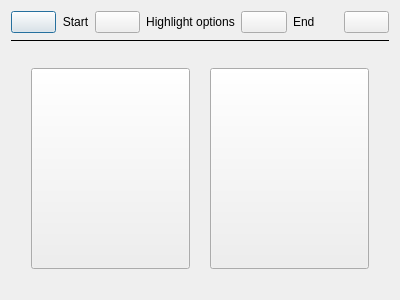
<?xml version="1.0" encoding="UTF-8"?>
<ui version="4.0">
 <class>highlightDialog</class>
 <widget class="QDialog" name="highlightDialog">
  <property name="geometry">
   <rect>
    <x>0</x>
    <y>0</y>
    <width>400</width>
    <height>300</height>
   </rect>
  </property>
  <property name="windowTitle">
   <string>Dialog</string>
  </property>
  <layout class="QVBoxLayout" name="verticalLayout">
   <item>
    <layout class="QHBoxLayout" name="horizontalLayout_2">
     <item>
      <widget class="QPushButton" name="addLeftButton">
       <property name="text">
        <string/>
       </property>
      </widget>
     </item>
     <item>
      <widget class="QLabel" name="label_2">
       <property name="sizePolicy">
        <sizepolicy hsizetype="Fixed" vsizetype="Preferred">
         <horstretch>0</horstretch>
         <verstretch>0</verstretch>
        </sizepolicy>
       </property>
       <property name="text">
        <string>Start</string>
       </property>
       <property name="alignment">
        <set>Qt::AlignCenter</set>
       </property>
      </widget>
     </item>
     <item>
      <widget class="QPushButton" name="remLeftButton">
       <property name="text">
        <string/>
       </property>
      </widget>
     </item>
     <item>
      <widget class="QLabel" name="label">
       <property name="sizePolicy">
        <sizepolicy hsizetype="Preferred" vsizetype="Fixed">
         <horstretch>0</horstretch>
         <verstretch>0</verstretch>
        </sizepolicy>
       </property>
       <property name="font">
        <font>
         <bold>false</bold>
        </font>
       </property>
       <property name="text">
        <string>Highlight options</string>
       </property>
       <property name="alignment">
        <set>Qt::AlignCenter</set>
       </property>
      </widget>
     </item>
     <item>
      <widget class="QPushButton" name="remRightButton">
       <property name="text">
        <string/>
       </property>
      </widget>
     </item>
     <item>
      <widget class="QLabel" name="label_3">
       <property name="sizePolicy">
        <sizepolicy hsizetype="Preferred" vsizetype="Fixed">
         <horstretch>0</horstretch>
         <verstretch>0</verstretch>
        </sizepolicy>
       </property>
       <property name="text">
        <string>End</string>
       </property>
      </widget>
     </item>
     <item>
      <widget class="QPushButton" name="addRightButton">
       <property name="text">
        <string/>
       </property>
      </widget>
     </item>
    </layout>
   </item>
   <item>
    <widget class="Line" name="line">
     <property name="frameShadow">
      <enum>QFrame::Plain</enum>
     </property>
     <property name="orientation">
      <enum>Qt::Horizontal</enum>
     </property>
    </widget>
   </item>
   <item>
    <layout class="QHBoxLayout" name="horizontalLayout">
     <property name="spacing">
      <number>20</number>
     </property>
     <property name="leftMargin">
      <number>20</number>
     </property>
     <property name="topMargin">
      <number>20</number>
     </property>
     <property name="rightMargin">
      <number>20</number>
     </property>
     <property name="bottomMargin">
      <number>20</number>
     </property>
     <item>
      <widget class="QPushButton" name="translateButton">
       <property name="sizePolicy">
        <sizepolicy hsizetype="Preferred" vsizetype="Preferred">
         <horstretch>0</horstretch>
         <verstretch>0</verstretch>
        </sizepolicy>
       </property>
       <property name="text">
        <string/>
       </property>
      </widget>
     </item>
     <item>
      <widget class="QPushButton" name="highlightButton">
       <property name="sizePolicy">
        <sizepolicy hsizetype="Preferred" vsizetype="Preferred">
         <horstretch>0</horstretch>
         <verstretch>0</verstretch>
        </sizepolicy>
       </property>
       <property name="text">
        <string/>
       </property>
      </widget>
     </item>
    </layout>
   </item>
  </layout>
 </widget>
 <resources/>
 <connections/>
</ui>
